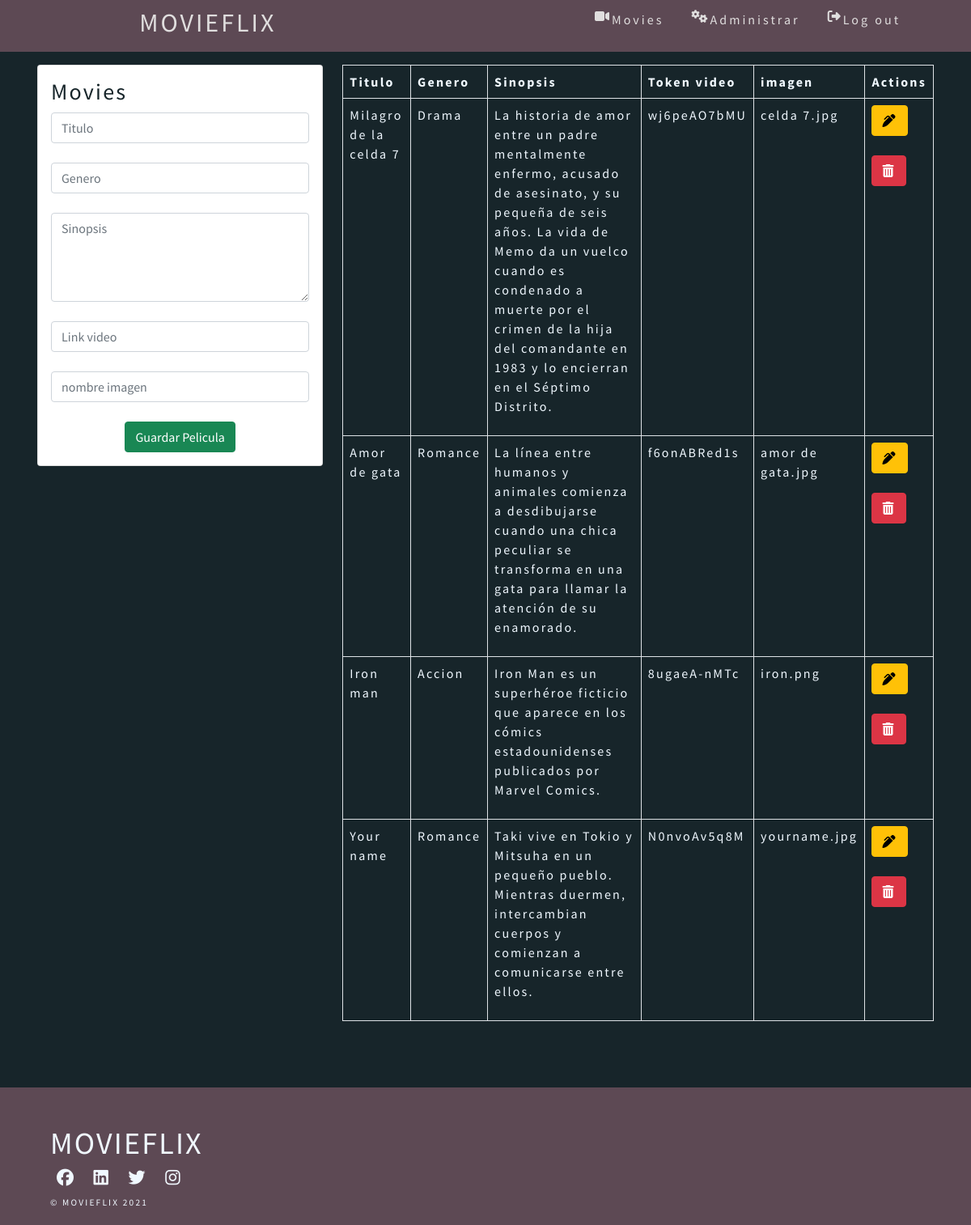
The page /administrar_peliculas.php on the database its author committed.
### tables this page shows
CREATE TABLE `peliculas` (
  `id` int(11) NOT NULL,
  `Titulo` varchar(50) NOT NULL,
  `Genero` varchar(25) NOT NULL,
  `Sinopsis` varchar(250) NOT NULL,
  `Trailer` varchar(30) NOT NULL,
  `Imagen` varchar(50) NOT NULL,
  `Fecha_ingreso` timestamp NOT NULL DEFAULT current_timestamp()
);

### administrar_peliculas.php (the view, shortened to what this page needs)
<?php include("conexion.php") ?>
<?php include("includes/header.php") ?>
<?php include("includes/adminNavbar.php") ?>
<div class="container p-3">
    <div class="row">
        <div class="col-md-4">
            <div class="card card-body">
                <form action="save_movie.php" method="POST">
                    <h3 id="admCardTittle">Movies</h3>
                    <div class="form-group">
                        <input type="text" name="titulo" class="form-control" placeholder="Titulo" autofocus>
                    </div><br/>
                    <div class="form-group">
                        <input type="text" name="genero" class="form-control" placeholder="Genero">
                    </div><br/>
                    <div class="form-group">
                        <textarea name="sinopsis" rows="4" class="form-control" placeholder="Sinopsis"></textarea>
                    </div><br/>
                    <div class="form-group">
                        <input type="text" name="trailer" class="form-control" placeholder="Link video">
                    </div><br/>
                    <div class="form-group">
                        <input type="text" name="imagen" class="form-control" placeholder="nombre imagen">
                    </div><br/>
                    <center>
                        <input type="submit" class="btn btn-success" name="save_movie" value="Guardar Pelicula">
                    </center>
                </form>
            </div>
        </div>
        <div class="col-md-8">
            <table class="table table-bordered">
                <thead>
                    <tr>
                        <th>Titulo</th>
                        <th>Genero</th>
                        <th>Sinopsis</th>
                        <th>Token video</th>
                        <th>imagen</th>
                        <th>Actions</th>
                    </tr>
                </thead>
                <tbody>
                        <?php
                        $query = "SELECT * FROM peliculas order by id desc";
                        $result_movies = mysqli_query($conx, $query);
                        while($row = mysqli_fetch_array($result_movies)){ ?>
                            <tr>
                                <td><?php echo $row['Titulo']?></td>
                                <td><?php echo $row['Genero']?></td>
                                <td><p><?php echo $row['Sinopsis']?></p></td>
                                <td><?php echo $row['Trailer']?></td>
                                <td><?php echo $row['Imagen']?></td>
                                <td>
                                    <a href="edit_movie.php?id=<?php echo $row['id']?>" class="btn btn-warning"><i class="fas fa-pen-alt"></i> </a> <br/><br/>
                                    <a href="delete_movie.php?id=<?php echo $row['id']?>" class="btn btn-danger"><i class="fas fa-trash-alt"></i> </a>
                                </td>
                            </tr>
                        <?php  } ?>
                </tbody>
            </table>
        </div>
    </div>
</div>
<?php include("includes/futel.php") ?>
<?php include("includes/footer.php") ?>

### includes/header.php (shortened to what this page needs)
<!DOCTYPE html>
<html lang="en">
<head>
    <link href="https://cdn.jsdelivr.net/npm/bootstrap@5.0.0-beta3/dist/css/bootstrap.min.css" rel="stylesheet">
    <link rel="stylesheet" href="css/imagehover.min.css">
    <link rel="stylesheet" type="text/css" href="fonts/font-awesome-4.7.0/css/font-awesome.min.css">
    <link rel="stylesheet" type="text/css" href="vendor/animate/animate.css">
    <link rel="stylesheet" type="text/css" href="vendor/css-hamburgers/hamburgers.min.css">
    <link rel="stylesheet" type="text/css" href="vendor/select2/select2.min.css">
    <link rel="stylesheet" type="text/css" href="css/util.css">
    <link rel="stylesheet" type="text/css" href="css/style.css">
</head>
<body>

### includes/adminNavbar.php (shortened to what this page needs)
<nav>
    <h4 class="navHeading">
        <a href="index.php"> MOVIEFLIX</a>
    </h4>
    <div class="logo">
        <ul class="nav-links">
            <li>
                <a href="cine.php"><i class="fas fa-video"></i></i>Movies </a>
            </li>
            <li>
                <a href="administrar_peliculas.php"><i class="fas fa-cogs"></i>Administrar</a>
            </li>
            <li>
                <a href="login.php"><i class="fas fa-sign-out-alt"></i>Log out </a>
            </li>
        </ul>
    </div>
</nav>

### includes/futel.php (shortened to what this page needs)
<div class="container-fluid pb-0 mb-0 justify-content-center text-light " id="footerContainer">
    <footer>
        <div class="row my-5 justify-content-center py-5">
            <div class="col-11">
                <div class="row ">
                    <div class="col-xl-8 col-md-4 col-sm-4 col-12 my-auto mx-auto a">
                        <h3 class="text-muted mb-md-0 mb-5 bold-text">MOVIEFLIX</h3>
                    </div>
                </div>
                <div class="row ">
                    <div class="col-xl-8 col-md-4 col-sm-4 col-auto my-md-0 mt-5 order-sm-1 order-3 align-self-end">
                        <p class="social text-muted mb-0 pb-0 bold-text"> <span class="mx-2"><i class="fa fa-facebook" aria-hidden="true"></i></span> <span class="mx-2"><i class="fa fa-linkedin-square" aria-hidden="true"></i></span> <span class="mx-2"><i class="fa fa-twitter" aria-hidden="true"></i></span> <span class="mx-2"><i class="fa fa-instagram" aria-hidden="true"></i></span> </p><small class="rights"> &COPY MOVIEFLIX 2021</small>
                    </div>
                </div>
            </div>
        </div>
    </footer>
</div>

### includes/footer.php (shortened to what this page needs)
</body>
</html>

### css/style.css (style rules this page uses)
* { margin:0px; padding: 0px; box-sizing:border-box; }
body, html { height: 100%; font-family: 'Source Sans Pro', sans-serif; color: aliceblue; background: #17252a; letter-spacing: 2.2px; }
nav { display: flex; justify-content: space-around; align-items: center; min-height: 8vh; background-color: #5d4954; letter-spacing: 3px; }
.logo { color:rgb(224, 222, 222); font-size: 12px; }
.nav-links { display: flex; justify-content: space-around; width: 130%; }
.nav-links a { display:flex; color:rgb(224, 222, 222); text-decoration: none; letter-spacing: 3px; font-size: 16px; }
.navHeading a { display:flex; color:rgb(224, 222, 222); text-decoration: none; letter-spacing: 3px; font-size: 32px; }
.nav-links li { list-style: none; }
td, tr { color:aliceblue; }
#admCardTittle { color:#17252a; }
#footerContainer { overflow: hidden; margin-top: 50px; background: #5d4954; color: #627482 !important; margin-bottom: 0; padding-bottom: 0; height:170px; }
small { font-size: calc(12px + (15 - 12) * ((100vw - 360px) / (1600 - 360))) !important; }
.bold-text { color: aliceblue !important }
#footerContainer h3 { margin-top: -50px; font-size: calc(34px + (40 - 34) * ((100vw - 360px) / (1600 - 360))) !important; }
.social { font-size: 21px !important }
.rights { font-size: calc(10px + (12 - 10) * ((100vw - 360px) / (1600 - 360))) !important; color:aliceblue; }

### rows shown on the page
peliculas: Titulo "Milagro de la celda 7", Genero "Drama", Sinopsis "La historia de amor entre un padre mentalmente enfermo, acusado de asesinato, y su pequeña de seis años. La vida de Memo da un vuelco cuando es condenado a muerte por el crimen de la hija del comandante en 1983 y lo encierran en el Séptimo Distrito.", Trailer "wj6peAO7bMU", Imagen "celda 7.jpg"
peliculas: Titulo "Amor de gata", Genero "Romance", Sinopsis "La línea entre humanos y animales comienza a desdibujarse cuando una chica peculiar se transforma en una gata para llamar la atención de su enamorado.", Trailer "f6onABRed1s", Imagen "amor de gata.jpg"
peliculas: Titulo "Iron man", Genero "Accion", Sinopsis "Iron Man es un superhéroe ficticio que aparece en los cómics estadounidenses publicados por Marvel Comics.", Trailer "8ugaeA-nMTc", Imagen "iron.png"
peliculas: Titulo "Your name", Genero "Romance", Sinopsis "Taki vive en Tokio y Mitsuha en un pequeño pueblo. Mientras duermen, intercambian cuerpos y comienzan a comunicarse entre ellos.", Trailer "N0nvoAv5q8M", Imagen "yourname.jpg"
